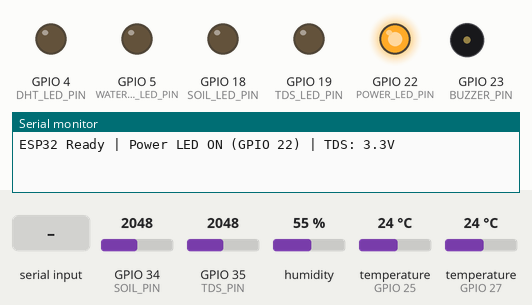
The sketch below on a simulated ESP32. Shown: output pins drawn as LEDs (lit = HIGH), buzzer (waves = sounding, pin HIGH), the last lines printed to the serial monitor. The test bench sets the inputs (shaded band); at power-on: GPIO 34 (SOIL_PIN) = 2048, GPIO 35 (TDS_PIN) = 2048, humidity 55 %, temperature (sensors on GPIO 25, GPIO 27) 24 °C.

Above: at 1.2 s.
1.3 s: "a\n" received over Serial
At 1.9 s:
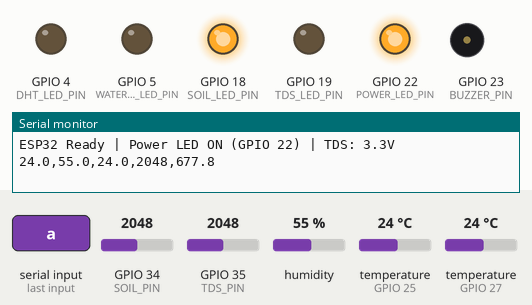
2.8 s: "c\n" received over Serial
At 3.6 s:
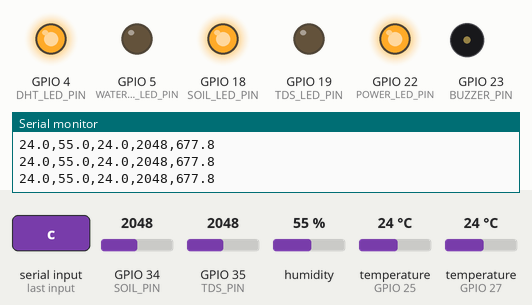
4.4 s: "b\n" received over Serial
At 5.7 s:
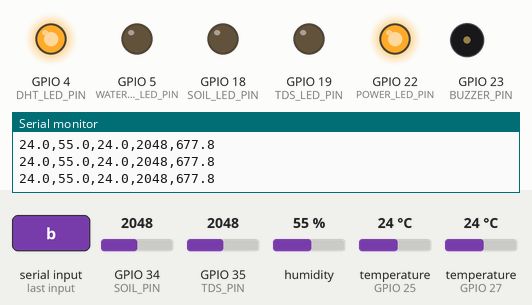
6.0 s: "e\n" received over Serial
At 7.3 s:
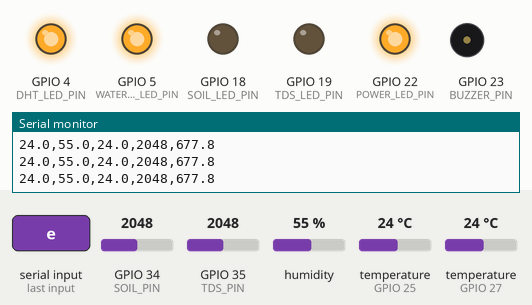
7.6 s: "d\n" received over Serial
At 8.1 s:
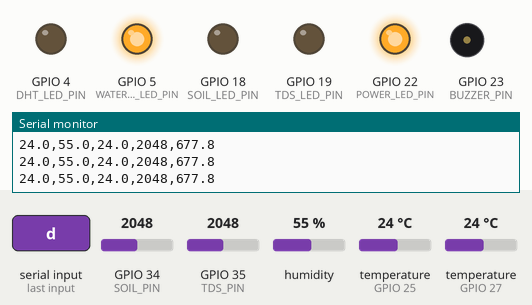
9.2 s: "i\n" received over Serial
At 10.1 s:
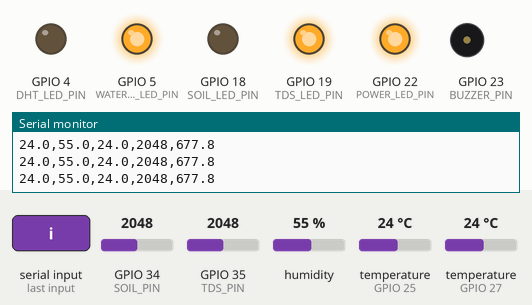
Timing chart, 0 to 11.8 s (numbered marks = the images above; inputs shaded):
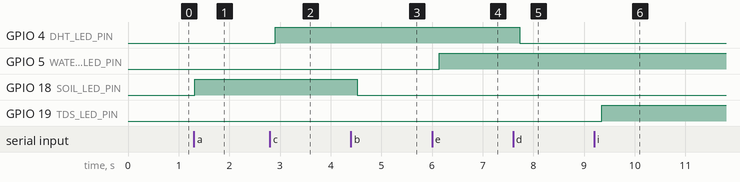

The sketch:

LabView_Code.ino
```cpp
/********************************************************************
 *  GreenHeaven
 *  Group 01
 ********************************************************************/

#include <DHT.h>
#include <OneWire.h>
#include <DallasTemperature.h>

// ------------------- INPUT PINS (3.3V ONLY) -------------------
const int DHT_PIN      = 27;   // DHT11
const int ONE_WIRE_BUS = 25;   // DS18B20 (Water Temp)
const int TDS_PIN      = 35;   // TDS Analog
const int SOIL_PIN     = 34;   // Soil Moisture Analog

// ------------------- OUTPUT PINS -------------------
const int SOIL_LED_PIN       = 18;
const int DHT_LED_PIN        = 4;
const int WATER_TEMP_LED_PIN = 5;
const int TDS_LED_PIN        = 19;
const int BUZZER_PIN         = 23;
const int POWER_LED_PIN      = 22;   // SYSTEM POWER LED (ON when running)

// ------------------- SENSOR OBJECTS -------------------
#define DHTTYPE DHT11
DHT dht(DHT_PIN, DHTTYPE);
OneWire oneWire(ONE_WIRE_BUS);
DallasTemperature sensors(&oneWire);

// ------------------- TIMER -------------------
unsigned long previousMillis = 0;
const long    interval      = 500;   // 500 ms

void setup() {
  Serial.begin(9600);
  while (!Serial) { ; }  // Wait for USB serial

  // ----- OUTPUT PINS -----
  pinMode(SOIL_LED_PIN,       OUTPUT);
  pinMode(DHT_LED_PIN,        OUTPUT);
  pinMode(WATER_TEMP_LED_PIN, OUTPUT);
  pinMode(TDS_LED_PIN,        OUTPUT);
  pinMode(BUZZER_PIN,         OUTPUT);
  pinMode(POWER_LED_PIN,      OUTPUT);

  // ----- TURN ON POWER LED (SYSTEM IS ON) -----
  digitalWrite(POWER_LED_PIN, HIGH);

  // ----- START SENSORS -----
  dht.begin();
  sensors.begin();

  Serial.println("ESP32 Ready | Power LED ON (GPIO 22) | TDS: 3.3V");
}

void loop() {
  /* ---------- 1. RECEIVE COMMANDS FROM LABVIEW ---------- */
  if (Serial.available()) {
    char cmd = Serial.read();
    switch (cmd) {
      case 'a': digitalWrite(SOIL_LED_PIN, HIGH); break;
      case 'b': digitalWrite(SOIL_LED_PIN, LOW);  break;
      case 'c': digitalWrite(DHT_LED_PIN, HIGH); break;
      case 'd': digitalWrite(DHT_LED_PIN, LOW);  break;
      case 'e': digitalWrite(WATER_TEMP_LED_PIN, HIGH); break;
      case 'f': digitalWrite(WATER_TEMP_LED_PIN, LOW);  break;
      case 'i': digitalWrite(TDS_LED_PIN, HIGH); break;
      case 'j': digitalWrite(TDS_LED_PIN, LOW);  break;
      case 'g': digitalWrite(BUZZER_PIN, HIGH); break;
      case 'h': digitalWrite(BUZZER_PIN, LOW);  break;
    }
  }

  /* ---------- 2. SEND DATA EVERY 500 ms ---------- */
  unsigned long now = millis();
  if (now - previousMillis >= interval) {
    previousMillis = now;

    // ---- READ DHT11 (Room Temp + Humidity) ----
    float roomTemp = dht.readTemperature();   // °C
    float humidity = dht.readHumidity();      // %RH

    // ---- READ DS18B20 (Water Temp) ----
    sensors.requestTemperatures();
    float waterTemp = sensors.getTempCByIndex(0);
    if (waterTemp == DEVICE_DISCONNECTED_C) waterTemp = -127;

    // ---- READ SOIL (Average 10 readings for stability) ----
    int soilRaw = 0;
    for (int i = 0; i < 10; i++) {
      soilRaw += analogRead(SOIL_PIN);
      delay(1);
    }
    soilRaw /= 10;

    // ---- READ TDS (STABLE + DELAY) ----
    delay(10);  // Let ADC settle
    int tdsRaw = analogRead(TDS_PIN);
    delay(10);

    // ---- ERROR CHECK ----
    if (isnan(roomTemp) || isnan(humidity) || waterTemp == -127) {
      return;  // Skip bad data
    }

    // ---- TDS CONVERSION (Temperature Compensated) ----
    float voltage = tdsRaw * (3.3 / 4095.0);
    float comp = 1.0 + 0.02 * (waterTemp - 25.0);
    float compVolt = (comp != 0) ? voltage / comp : 0;
    float tdsPPM = (133.42 * pow(compVolt, 3)
                  - 255.86 * pow(compVolt, 2)
                  + 857.39 * compVolt) * 0.5;

    // Clamp TDS to realistic range
    if (tdsPPM < 0) tdsPPM = 0;
    if (tdsPPM > 2000) tdsPPM = 2000;

    // ---- SEND DATA IN ORDER ----
    Serial.print(roomTemp, 1);   Serial.print(',');
    Serial.print(humidity, 1);   Serial.print(',');
    Serial.print(waterTemp, 1);  Serial.print(',');
    Serial.print(soilRaw);       Serial.print(',');
    Serial.print(tdsPPM, 1);     Serial.print('\n');  // ← TDS with 1 decimal
  }
}
```

Measured:
- after the input at 1.3 s, GPIO 18 (SOIL_LED_PIN): LOW → HIGH at once
- after the input at 2.8 s, GPIO 4 (DHT_LED_PIN): LOW → HIGH after 0.11 s
- after the input at 4.4 s, GPIO 18 (SOIL_LED_PIN): HIGH → LOW after 0.12 s
- after the input at 6.0 s, GPIO 5 (WATER_TEMP_LED_PIN): LOW → HIGH after 0.14 s
- after the input at 7.6 s, GPIO 4 (DHT_LED_PIN): HIGH → LOW after 0.13 s
- after the input at 9.2 s, GPIO 19 (TDS_LED_PIN): LOW → HIGH after 0.15 s
